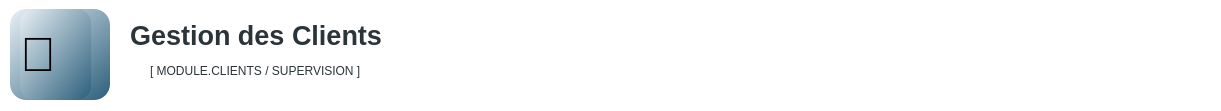
     <widget class="QFrame" name="frame_3">
      <property name="geometry">
       <rect>
        <x>0</x>
        <y>10</y>
        <width>1221</width>
        <height>111</height>
       </rect>
      </property>
      <property name="styleSheet">
       <string notr="true">QFrame {
    background-color: white;
    border-radius: 15px;
}
</string>
      </property>
      <property name="frameShape">
       <enum>QFrame::Shape::StyledPanel</enum>
      </property>
      <property name="frameShadow">
       <enum>QFrame::Shadow::Raised</enum>
      </property>
      <widget class="QWidget" name="widget" native="true">
       <property name="geometry">
        <rect>
         <x>10</x>
         <y>9</y>
         <width>100</width>
         <height>91</height>
        </rect>
       </property>
       <property name="styleSheet">
        <string notr="true">background-color: #2b6cb0;
border-radius: 16px;

    background: qlineargradient(x1:0, y1:0, x2:1, y2:1, stop:0 #E8F0F5, stop:1 #2C5F7C); /* bleu clair dégradé */</string>
       </property>
       <widget class="QLabel" name="label">
        <property name="geometry">
         <rect>
          <x>10</x>
          <y>0</y>
          <width>71</width>
          <height>91</height>
         </rect>
        </property>
        <property name="font">
         <font>
          <pointsize>36</pointsize>
         </font>
        </property>
        <property name="styleSheet">
         <string notr="true">   border: none;
    border-radius: 14px;
</string>
        </property>
        <property name="text">
         <string>🏢</string>
        </property>
       </widget>
      </widget>
      <widget class="QLabel" name="label_2">
       <property name="geometry">
        <rect>
         <x>130</x>
         <y>10</y>
         <width>311</width>
         <height>51</height>
        </rect>
       </property>
       <property name="styleSheet">
        <string notr="true">color: #2A3439;
</string>
       </property>
       <property name="text">
        <string>&lt;html&gt;&lt;head/&gt;&lt;body&gt;&lt;p&gt;&lt;span style=&quot; font-size:20pt; font-weight:700;&quot;&gt;Gestion des Clients&lt;/span&gt;&lt;/p&gt;&lt;/body&gt;&lt;/html&gt;</string>
       </property>
      </widget>
      <widget class="QLabel" name="label_3">
       <property name="geometry">
        <rect>
         <x>150</x>
         <y>60</y>
         <width>321</width>
         <height>21</height>
        </rect>
       </property>
       <property name="styleSheet">
        <string notr="true">color: #2A3439;
</string>
       </property>
       <property name="text">
        <string>[ MODULE.CLIENTS / SUPERVISION ]</string>
       </property>
      </widget>
      <widget class="QPushButton" name="pushButton_41">
       <property name="geometry">
        <rect>
         <x>790</x>
         <y>20</y>
         <width>171</width>
         <height>61</height>
        </rect>
       </property>
       <property name="font">
        <font>
         <pointsize>-1</pointsize>
         <italic>false</italic>
         <fontweight>DemiBold</fontweight>
        </font>
       </property>
       <property name="styleSheet">
        <string notr="true">QPushButton {
    background-color: qlineargradient(
        x1:0, y1:0,
        x2:0, y2:1,
        stop:0 #2C5F7C,
        stop:0.5 #3A6EA5,
        stop:1 #1B3A57
    );

    color: white;
    font-size: 14px;
    font-weight: 600;

    border: none;
    border-radius: 14px;

    padding: 10px 22px;
}

/* ✨ HOVER : lumière douce */
QPushButton:hover {
    background-color: qlineargradient(
        x1:0, y1:0,
        x2:0, y2:1,
        stop:0 #3A6EA5,
        stop:0.5 #4A86C5,
        stop:1 #2C5F7C
    );
}

/* 🔘 CLICK (pressed) */
QPushButton:pressed {
    background-color: qlineargradient(
        x1:0, y1:0,
        x2:0, y2:1,
        stop:0 #1B3A57,
        stop:1 #2C5F7C
    );
}

/* 🚫 Désactivé */
QPushButton:disabled {
    background-color: #C8D3DF;
    color: #6E7F91;
}
</string>
       </property>
       <property name="text">
        <string>💬</string>
       </property>
      </widget>
      <widget class="QPushButton" name="pushButton_42">
       <property name="geometry">
        <rect>
         <x>990</x>
         <y>20</y>
         <width>161</width>
         <height>61</height>
        </rect>
       </property>
       <property name="font">
        <font>
         <pointsize>-1</pointsize>
         <italic>false</italic>
         <fontweight>DemiBold</fontweight>
        </font>
       </property>
       <property name="styleSheet">
        <string notr="true">QPushButton {
    background-color: qlineargradient(
        x1:0, y1:0,
        x2:0, y2:1,
        stop:0 #2C5F7C,
        stop:0.5 #3A6EA5,
        stop:1 #1B3A57
    );

    color: white;
    font-size: 14px;
    font-weight: 600;

    border: none;
    border-radius: 14px;

    padding: 10px 22px;
}

/* ✨ HOVER : lumière douce */
QPushButton:hover {
    background-color: qlineargradient(
        x1:0, y1:0,
        x2:0, y2:1,
        stop:0 #3A6EA5,
        stop:0.5 #4A86C5,
        stop:1 #2C5F7C
    );
}

/* 🔘 CLICK (pressed) */
QPushButton:pressed {
    background-color: qlineargradient(
        x1:0, y1:0,
        x2:0, y2:1,
        stop:0 #1B3A57,
        stop:1 #2C5F7C
    );
}

/* 🚫 Désactivé */
QPushButton:disabled {
    background-color: #C8D3DF;
    color: #6E7F91;
}
</string>
       </property>
       <property name="text">
        <string>📱</string>
       </property>
      </widget>
     </widget>
